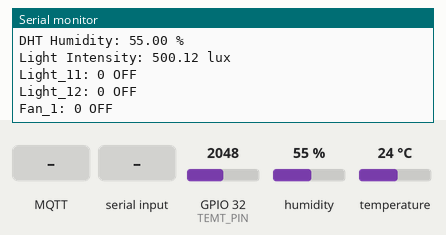
This program was run on a simulated ESP32. Parts: the last lines printed to the serial monitor. The inputs (shaded band) are chosen by the test bench; at power-on: humidity 55 %, GPIO 32 (TEMT_PIN) = 2048, temperature 24 °C. WiFi joins after 1.5 s; servers stay silent unless stated; no MQTT or app messages arrive unless stated.

Above: at 3.7 s.
3.8 s: MQTT message "HCMUT02" arrives on the first subscribed topic
6.0 s: "11on\n" received over the second serial link
8.1 s: MQTT message "HCMUT02" arrives on the third subscribed topic
11.1 s: humidity set to 22 %
At 12.4 s:
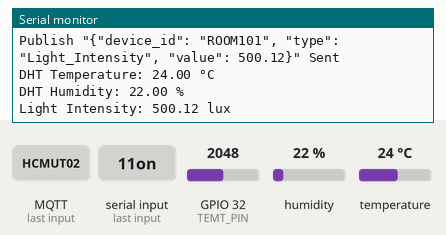
12.6 s: GPIO 32 (TEMT_PIN) set to 2866
At 13.3 s:
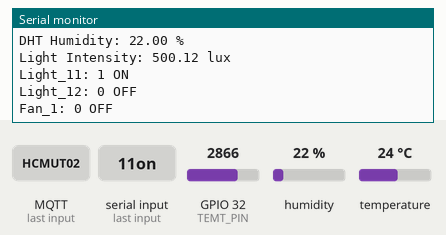
14.1 s: temperature set to 12 °C
At 16.1 s:
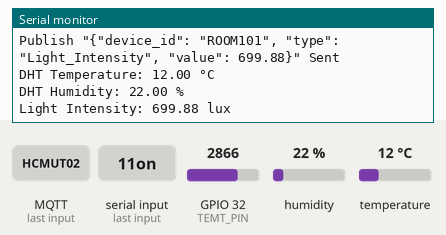

The program:

main.cpp
```cpp
#include <DHT.h>
#include <WiFi.h>
#include <PubSubClient.h>
#include <ArduinoJson.h>
#include <Arduino.h>
#include <Wire.h>
#include <HardwareSerial.h>
#include <LiquidCrystal_I2C.h>

// UART Enable
#define RX 16
#define TX 17

HardwareSerial mySerial(2);

// LIGHT
#define LIGHT_11 14
#define LIGHT_12 33

// DHT22
#define DHT_PIN 13
#define DHT_TYPE DHT22
DHT dht(DHT_PIN, DHT_TYPE);

// TEMT6000
#define TEMT_PIN 32

float lux;
bool autoModeActive = false;

// Wi-Fi Credentials
// const char* ssid = "HCMUT02";
const char *ssid = "P904";
const char *password = "904ktxbk";
// const char *ssid = "ThanhNguyenChi";
// const char *password = "chithanh";

// MQTT Broker Details
String device_id = "ROOM101";
const char *mqtt_clientId = "ROOM101";

// const char* mqtt_server = "10.130.42.129"; //HCMUT02
const char *mqtt_server = "192.168.1.3"; // ROOM 904
// const char *mqtt_server = "172.20.10.3"; // ROOM 904

// MQTT Port
const int mqtt_port = 1883;

// Publish Topic
const char *topic_publish = "SensorData";

WiFiClient esp_client;
void callback(char *topic, byte *payload, unsigned int length);
PubSubClient mqtt_client(mqtt_server, mqtt_port, callback, esp_client);

// Data Sending Times
unsigned long CurrentMillis, PreviousMillis, DataSendingTime = (unsigned long)150 * 10;

// Variable
byte light_11_Status;
byte light_12_Status;
byte fan_1_Status;

void mqtt_connect();

void setup_wifi()
{
  Serial.println();
  Serial.print("Connecting to ");
  Serial.println("\"" + String(ssid) + "\"");

  WiFi.begin(ssid, password);
  // WiFi.begin(ssid);
  while (WiFi.status() != WL_CONNECTED)
  {
    delay(500);
    Serial.print(".");
  }
  Serial.println("\nWiFi connected");
  Serial.print("IP address: ");
  Serial.println(WiFi.localIP());
}

void mqtt_publish(char *data)
{
  mqtt_connect();
  if (mqtt_client.publish(topic_publish, data))
    Serial.println("Publish \"" + String(data) + "\" Sent");
  else
    Serial.println("Publish \"" + String(data) + "\" failed");
}
void mqtt_subscribe(const char *topic)
{
  if (mqtt_client.subscribe(topic))
    Serial.println("Subscribe \"" + String(topic) + "\" Sent");
  else
    Serial.println("Subscribe \"" + String(topic) + "\" failed");
}

void mqtt_connect()
{
  // Loop until we're reconnected
  while (!mqtt_client.connected())
  {
    Serial.println("Attempting MQTT connection...");
    if (mqtt_client.connect(mqtt_clientId))
    {
      Serial.println("MQTT Client Connected");
      mqtt_publish((char *)("Data from" + device_id).c_str());
      // Subscribe
      mqtt_subscribe("device/light11");
      mqtt_subscribe("device/light12");
      mqtt_subscribe("device/fan1");
      mqtt_subscribe("Auto_Mode");
    }
    else
    {
      Serial.print("failed, rc=");
      Serial.print(mqtt_client.state());
      Serial.println(" try again in 5 seconds");
      // Wait 5 seconds before retrying
      delay(5000);
    }
  }
}

void callback(char *topic, byte *payload, unsigned int length)
{
  String command;
  Serial.print("\n\nMessage arrived [");
  Serial.print(topic);
  Serial.println("] ");

  String topicStr = topic;
  int value = payload[0] - '0';
  if (topicStr.equals("device/light11"))
  {
    if (value == 1)
    {
      mySerial.print("11");
      // mqtt_client.publish("device/light11", "1"); // Gửi tín hiệu bật đèn 11 tới STM32F103
    }
    else if (value == 0)
    {
      mySerial.print("10");
    }
  }
  else if (topicStr.equals("device/light12"))
  {
    if (value == 1)
    {
      mySerial.print("21");
    }
    else if (value == 0)
    {
      mySerial.print("20");
    }
  }
  else if (topicStr.equals("device/fan1"))
  {
    if (value == 1)
    {
      mySerial.print("31");
    }
    else if (value == 0)
    {
      mySerial.print("30");
    }
  }

  if (topicStr.equals("Auto_Mode"))
  {
    if (value == 1)
    {
      Serial.println("Auto Mode ON");
      autoModeActive = true;
    }
    else if (value == 0)
    {
      Serial.println("Auto Mode OFF");
      autoModeActive = false;
    }
  }
}

void Auto_Mode(){
    if (autoModeActive == true)
    {
      if (lux <= 50.0)
      {
        Serial.println("Turning on lights");
        mySerial.print("11");
        // mySerial.print("21");
      }
      else if (lux > 50.0)
      {
        Serial.println("Turning off lights");
        mySerial.print("10");
      }
    }
}
// } else if (topicStr.equals("device/fan1")) {
//   if (value == 1) {
//     mqtt_client.publish("device/fan1", "1"); // Gửi tín hiệu bật quạt 1 tới STM32F103
//   } else if (value == 0) {
//     mqtt_client.publish("device/fan1", "0"); // Gửi tín hiệu tắt quạt 1 tới STM32F103
//   }
// }

// if (topicStr.equals("device/light11"))
// {
//   if (value == 1)
//   {
//     digitalWrite(LIGHT_11, HIGH);
//     light_11_Status = 1;
//   }
//   else if (value == 0)
//   {
//     digitalWrite(LIGHT_11, LOW);
//     light_11_Status = 0;
//   }
// }
// else if (topicStr.equals("device/light12"))
// {
//   if (value == 1)
//   {
//     digitalWrite(LIGHT_12, HIGH);
//     light_12_Status = 1;
//   }
//   else if (value == 0)
//   {
//     digitalWrite(LIGHT_12, LOW);
//     light_12_Status = 0;
//   }
// }
// else if (topicStr.equals("device/fan1"))
// {
//   if (value == 1)
//   {
//     digitalWrite(LED_BUILTIN, HIGH);
//     fan_1_Status = 1;
//   }
//   else if (value == 0)
//   {
//     digitalWrite(LED_BUILTIN, LOW);
//     fan_1_Status = 0;
//   }
// }

void setup()
{
  Serial.begin(115200);
  mySerial.begin(500000, SERIAL_8N1, 16, 17);

  dht.begin();
  pinMode(TEMT_PIN, INPUT);

  delay(1000);
  setup_wifi();
  mqtt_connect();
}

void loop()
{
  // TemtGettingData
  lux = analogRead(TEMT_PIN) * 0.244200; // 1000 / 4095 = 0.244200

  // DHT11GettingData
  float DHT_Temperature = dht.readTemperature();
  float DHT_Humidity = dht.readHumidity();

  if (isnan(DHT_Temperature) || isnan(DHT_Humidity))
  {
    Serial.println("\n\nFailed to read from DHT22 sensor!");
    delay(1000);
  }
  else
  {
    Serial.println("\n\nDHT Temperature: " + String(DHT_Temperature) + " °C");
    Serial.println("DHT Humidity: " + String(DHT_Humidity) + " %");
    Serial.println("Light Intensity: " + String(lux) + " lux");

    //AutoMode -> ON
    Auto_Mode();

    String recived = mySerial.readStringUntil('\n');
      if (recived == "11on")
    {
      light_11_Status = 1;
      String pkt4 = "{";
      pkt4 += "\"device_id\": \"ROOM101\", ";
      pkt4 += "\"type\": \"Light11\", ";
      pkt4 += "\"value\": " + String(light_11_Status) + "";
      pkt4 += "}";
      mqtt_publish((char *)pkt4.c_str());
    }
    if (recived == "11off")
    {
      light_11_Status = 0;
      String pkt4 = "{";
      pkt4 += "\"device_id\": \"ROOM101\", ";
      pkt4 += "\"type\": \"Light11\", ";
      pkt4 += "\"value\": " + String(light_11_Status) + "";
      pkt4 += "}";
      mqtt_publish((char *)pkt4.c_str());
    }

    if (recived == "12on")
    {
      light_12_Status = 1;
      String pkt5 = "{";
      pkt5 += "\"device_id\": \"ROOM101\", ";
      pkt5 += "\"type\": \"Light12\", ";
      pkt5 += "\"value\": " + String(light_12_Status) + "";
      pkt5 += "}";
      mqtt_publish((char *)pkt5.c_str());
    }
    if (recived == "12off")
    {
      light_12_Status = 0;
      String pkt5 = "{";
      pkt5 += "\"device_id\": \"ROOM101\", ";
      pkt5 += "\"type\": \"Light12\", ";
      pkt5 += "\"value\": " + String(light_12_Status) + "";
      pkt5 += "}";
      mqtt_publish((char *)pkt5.c_str());
    }

    if (recived == "fanOn")
    {
      fan_1_Status = 1;
      String pkt6 = "{";
      pkt6 += "\"device_id\": \"ROOM101\", ";
      pkt6 += "\"type\": \"Fan1\", ";
      pkt6 += "\"value\": " + String(fan_1_Status) + "";
      pkt6 += "}";
      mqtt_publish((char *)pkt6.c_str());
    }
    if (recived == "fanOff")
    {
      fan_1_Status = 0;
      String pkt6 = "{";
      pkt6 += "\"device_id\": \"ROOM101\", ";
      pkt6 += "\"type\": \"Fan1\", ";
      pkt6 += "\"value\": " + String(fan_1_Status) + "";
      pkt6 += "}";
      mqtt_publish((char *)pkt6.c_str());
    }

    Serial.println("Light_11: " + String(light_11_Status) + " " + String(light_11_Status == 1 ? "ON" : "OFF"));
    Serial.println("Light_12: " + String(light_12_Status) + " " + String(light_12_Status == 1 ? "ON" : "OFF"));
    Serial.println("Fan_1: " + String(fan_1_Status) + " " + String(fan_1_Status == 1 ? "ON" : "OFF"));
    delay(1000);

    // Devices State Sync Request
    CurrentMillis = millis();
    if (CurrentMillis - PreviousMillis > DataSendingTime)
    {
      PreviousMillis = CurrentMillis;

      // Publish Temperature Data
      String pkt = "{";
      pkt += "\"device_id\": \"ROOM101\", ";
      pkt += "\"type\": \"Temperature\", ";
      pkt += "\"value\": " + String(DHT_Temperature) + "";
      pkt += "}";
      mqtt_publish((char *)pkt.c_str());

      // Publish Humidity Data
      String pkt2 = "{";
      pkt2 += "\"device_id\": \"ROOM101\", ";
      pkt2 += "\"type\": \"Humidity\", ";
      pkt2 += "\"value\": " + String(DHT_Humidity) + "";
      pkt2 += "}";
      mqtt_publish((char *)pkt2.c_str());

      // Publish Light Intensity Data
      String pkt3 = "{";
      pkt3 += "\"device_id\": \"ROOM101\", ";
      pkt3 += "\"type\": \"Light_Intensity\", ";
      pkt3 += "\"value\": " + String(lux) + "";
      pkt3 += "}";
      mqtt_publish((char *)pkt3.c_str());
    }
  }
  if (!mqtt_client.loop())
    mqtt_connect();
}
```

Measured:
- after the input at 11.1 s, the serial monitor: prints a new line after 0.59 s (image 1)
- after the input at 14.1 s, the serial monitor: prints a new line after 1.6 s (image 3)
